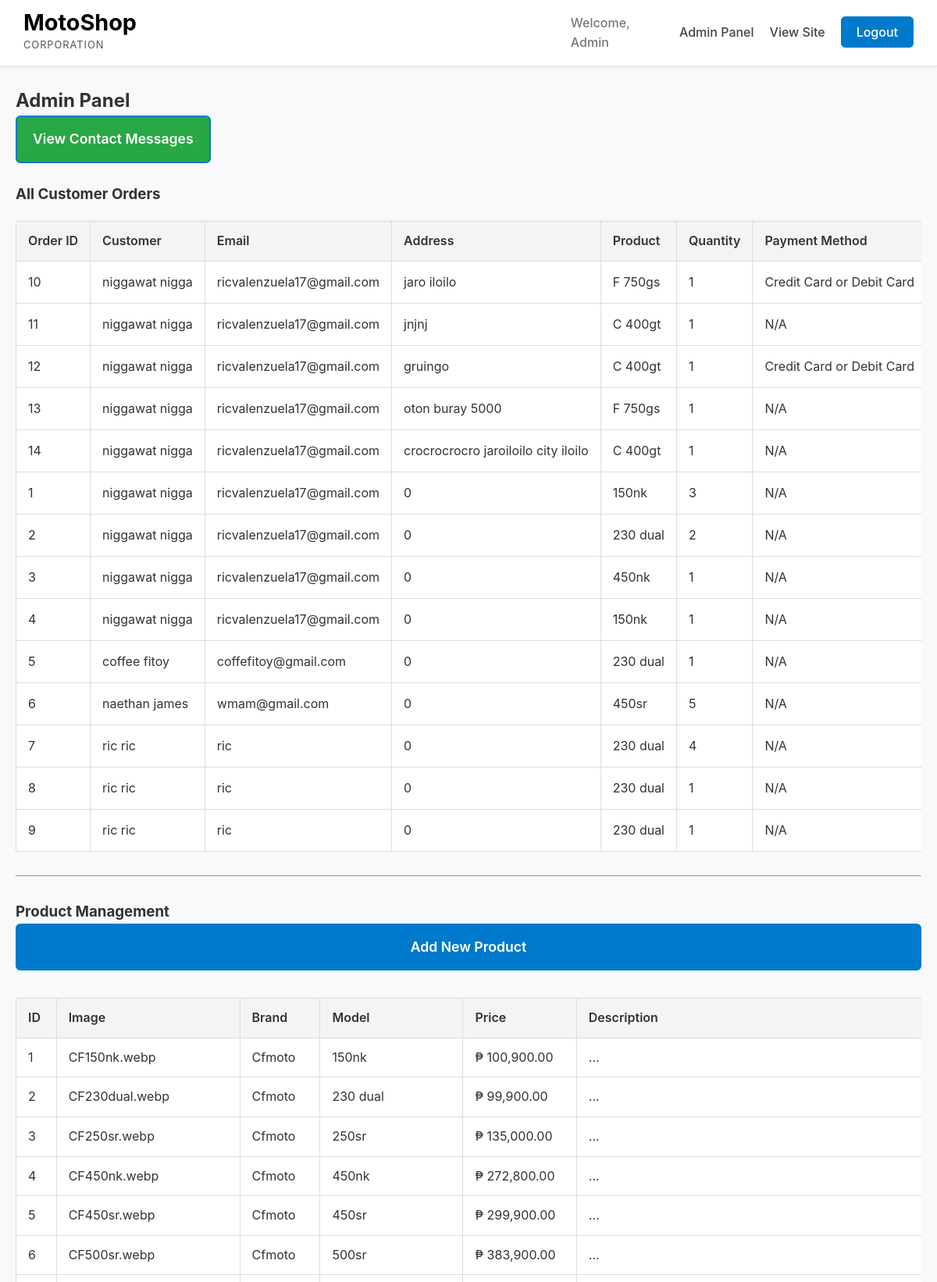
/admin_panel.php (signed in, upper part), run on the app's committed database.
### tables this page shows
CREATE TABLE IF NOT EXISTS `orders` (
  `OrderID` int NOT NULL AUTO_INCREMENT,
  `userID` int DEFAULT NULL,
  `productID` int DEFAULT NULL,
  `OrderQuantity` int DEFAULT NULL,
  `OrderDate` date DEFAULT NULL,
  `PaymentMethod` varchar(50) DEFAULT NULL,
  `OrderAddress` varchar(255) DEFAULT NULL,
  `OrderStatus` varchar(50) DEFAULT NULL,
  PRIMARY KEY (`OrderID`),
  KEY `userID` (`userID`),
  KEY `productID` (`productID`)
);

CREATE TABLE IF NOT EXISTS `users` (
  `userID` int NOT NULL AUTO_INCREMENT,
  `FirstName` varchar(50) DEFAULT NULL,
  `LastName` varchar(50) DEFAULT NULL,
  `phoneNo` int NOT NULL,
  `Email` varchar(50) DEFAULT NULL,
  `Password` varchar(50) DEFAULT NULL,
  PRIMARY KEY (`userID`)
);

CREATE TABLE IF NOT EXISTS `products` (
  `productID` int NOT NULL AUTO_INCREMENT,
  `productimage` varchar(100) DEFAULT NULL,
  `productModel` varchar(50) DEFAULT NULL,
  `BrandName` varchar(50) DEFAULT NULL,
  `Price` double NOT NULL,
  `productDescription` varchar(255) DEFAULT NULL,
  PRIMARY KEY (`productID`)
);

### admin_panel.php (the view, shortened to what this page needs)
<?php
include 'header.php';
?>
<div class="container">
    <h2>Admin Panel</h2>
    <a href="view_contacts.php" class="form-btn"
       style="text-decoration: none; margin-bottom: 25px; background: #28a745; display: inline-block; width: auto;">
       View Contact Messages
    </a>
    <h3>All Customer Orders</h3>
    <div class="table-responsive"> <table class="order-table">
        <thead>
            <tr>
                <th>Order ID</th>
                <th>Customer</th>
                <th>Email</th>
                <th>Address</th>
                <th>Product</th>
                <th>Quantity</th>
                <th>Payment Method</th>
            </tr>
        </thead>
        <tbody>
            <?php
            $sql_orders = "SELECT o.OrderID, u.FirstName, u.LastName, u.Email, o.OrderAddress,
                                  p.productModel, o.OrderQuantity, o.PaymentMethod, o.OrderDate, o.OrderStatus
                    FROM orders o
                    LEFT JOIN users u ON o.userID = u.userID
                    LEFT JOIN products p ON o.productID = p.productID
                    ORDER BY o.OrderDate DESC";
            $result_orders = $conn->query($sql_orders);
            if ($result_orders) {
                if ($result_orders->num_rows > 0) {
                    while ($row = $result_orders->fetch_assoc()) {
                        echo "<tr>";
                        echo "<td>" . $row['OrderID'] . "</td>";
                        echo "<td>" . $row['FirstName'] . " " . $row['LastName'] . "</td>";
                        echo "<td>" . $row['Email'] . "</td>";
                        echo "<td>" . $row['OrderAddress'] . "</td>";
                        echo "<td>" . $row['productModel'] . "</td>";
                        echo "<td>" . $row['OrderQuantity'] . "</td>";
                        echo "<td>" . ($row['PaymentMethod'] ? htmlspecialchars($row['PaymentMethod']) : 'N/A') . "</td>";
                        echo "</tr>";
                    }
                } else {
                    echo "<tr><td colspan='10'>No orders found.</td></tr>";
                }
            } else {
                echo "Error: " . $conn->error;
            }
            ?>
        </tbody>
    </table>
    </div>
    <hr style="margin: 30px 0;">
    <h3>Product Management</h3>
    <a href="add_product.php" class="form-btn" style="text-decoration: none; margin-bottom: 15px;">Add New Product</a>
    <div class="table-responsive">
    <table class="order-table">
        <thead>
            <tr>
                <th>ID</th>
                <th>Image</th>
                <th>Brand</th>
                <th>Model</th>
                <th>Price</th>
                <th>Description</th>
            </tr>
        </thead>
        <tbody>
            <?php
            $sql_products = "SELECT * FROM products ORDER BY productID ASC";
            $result_products = $conn->query($sql_products);
            if ($result_products->num_rows > 0) {
                while ($row = $result_products->fetch_assoc()) {
                    echo "<tr>";
                    echo "<td>" . $row['productID'] . "</td>";
                    echo "<td>" . $row['productimage'] . "</td>";
                    echo "<td>" . $row['BrandName'] . "</td>";
                    echo "<td>" . $row['productModel'] . "</td>";
                    echo "<td>" . "₱ " . number_format($row['Price'], 2) . "</td>";
                    echo "<td>" . substr($row['productDescription'], 0, 50) . "...</td>";
                    echo "</tr>";
                }
            } else {
                echo "<tr><td colspan='7'>No products found. (Have you imported your .sql file?)</td></tr>";
            }
            ?>
        </tbody>
    </table>
    </div>
    </div>
<?php
include 'footer.php';
?>

### style.css (style rules this page uses)
* { box-sizing: border-box; margin: 0; padding: 0; }
body { font-family: -apple-system, BlinkMacSystemFont, "Segoe UI", Roboto, Helvetica, Arial, sans-serif; line-height: 1.6; background-color: #f7f9fb; color: #333; padding-top: 80px; }
a { color: #007acc; text-decoration: none; }
.container { max-width: 1200px; margin: 30px auto; padding: 0 20px; }
.form-btn { display: block; width: 100%; background: #007acc; color: #fff; border: 2px solid #007acc; padding: 14px 20px; font-size: 1.1rem; font-weight: 600; border-radius: 6px; cursor: pointer; transition: background 0.3s, color 0.3s, border-color 0.3s; text-align: center; margin-bottom: 15px; text-decoration: none; box-sizing: border-box; }
.table-responsive { overflow-x: auto; width: 100%; margin-bottom: 20px; }
.order-table { width: 100%; border-collapse: collapse; margin-top: 20px; background: #fff; box-shadow: 0 4px 12px rgba(0, 0, 0, 0.05); }
.order-table th, .order-table td { border: 1px solid #ddd; padding: 12px 15px; text-align: left; white-space: nowrap; }
.order-table th { background-color: #f4f4f4; color: #333; font-weight: 600; }

### data on the page
orders: OrderID "10", userID.FirstName "niggawat", userID.LastName "nigga", userID.Email "ricvalenzuela17@gmail.com", OrderAddress "jaro iloilo", productID.productModel "F 750gs", OrderQuantity "1", PaymentMethod "Credit Card or Debit Card"
orders: OrderID "11", userID.FirstName "niggawat", userID.LastName "nigga", userID.Email "ricvalenzuela17@gmail.com", OrderAddress "jnjnj", productID.productModel "C 400gt", OrderQuantity "1", shows "N/A"
orders: OrderID "12", userID.FirstName "niggawat", userID.LastName "nigga", userID.Email "ricvalenzuela17@gmail.com", OrderAddress "gruingo", productID.productModel "C 400gt", OrderQuantity "1", PaymentMethod "Credit Card or Debit Card"
orders: OrderID "13", userID.FirstName "niggawat", userID.LastName "nigga", userID.Email "ricvalenzuela17@gmail.com", OrderAddress "oton buray 5000", productID.productModel "F 750gs", OrderQuantity "1", shows "N/A"
orders: OrderID "14", userID.FirstName "niggawat", userID.LastName "nigga", userID.Email "ricvalenzuela17@gmail.com", OrderAddress "crocrocrocro jaroiloilo city iloilo", productID.productModel "C 400gt", OrderQuantity "1", shows "N/A"
orders: OrderID "1", userID.FirstName "niggawat", userID.LastName "nigga", userID.Email "ricvalenzuela17@gmail.com", OrderAddress "0", productID.productModel "150nk", OrderQuantity "3", shows "N/A"
orders: OrderID "2", userID.FirstName "niggawat", userID.LastName "nigga", userID.Email "ricvalenzuela17@gmail.com", OrderAddress "0", productID.productModel "230 dual", OrderQuantity "2", shows "N/A"
orders: OrderID "3", userID.FirstName "niggawat", userID.LastName "nigga", userID.Email "ricvalenzuela17@gmail.com", OrderAddress "0", productID.productModel "450nk", OrderQuantity "1", shows "N/A"
orders: OrderID "4", userID.FirstName "niggawat", userID.LastName "nigga", userID.Email "ricvalenzuela17@gmail.com", OrderAddress "0", productID.productModel "150nk", OrderQuantity "1", shows "N/A"
orders: OrderID "5", userID.FirstName "coffee", userID.LastName "fitoy", userID.Email "coffefitoy@gmail.com", OrderAddress "0", productID.productModel "230 dual", OrderQuantity "1", shows "N/A"
orders: OrderID "6", userID.FirstName "naethan", userID.LastName "james", userID.Email "wmam@gmail.com", OrderAddress "0", productID.productModel "450sr", OrderQuantity "5", shows "N/A"
orders: OrderID "7", userID.FirstName "ric", userID.LastName "ric", userID.Email "ric", OrderAddress "0", productID.productModel "230 dual", OrderQuantity "4", shows "N/A"
orders: OrderID "8", userID.FirstName "ric", userID.LastName "ric", userID.Email "ric", OrderAddress "0", productID.productModel "230 dual", OrderQuantity "1", shows "N/A"
orders: OrderID "9", userID.FirstName "ric", userID.LastName "ric", userID.Email "ric", OrderAddress "0", productID.productModel "230 dual", OrderQuantity "1", shows "N/A"
products: productID "1", productimage "CF150nk.webp", BrandName "Cfmoto", productModel "150nk", Price "100,900.00"
products: productID "2", productimage "CF230dual.webp", BrandName "Cfmoto", productModel "230 dual", Price "99,900.00"
products: productID "3", productimage "CF250sr.webp", BrandName "Cfmoto", productModel "250sr", Price "135,000.00"
products: productID "4", productimage "CF450nk.webp", BrandName "Cfmoto", productModel "450nk", Price "272,800.00"
products: productID "5", productimage "CF450sr.webp", BrandName "Cfmoto", productModel "450sr", Price "299,900.00"
products: productID "6", productimage "CF500sr.webp", BrandName "Cfmoto", productModel "500sr", Price "383,900.00"
